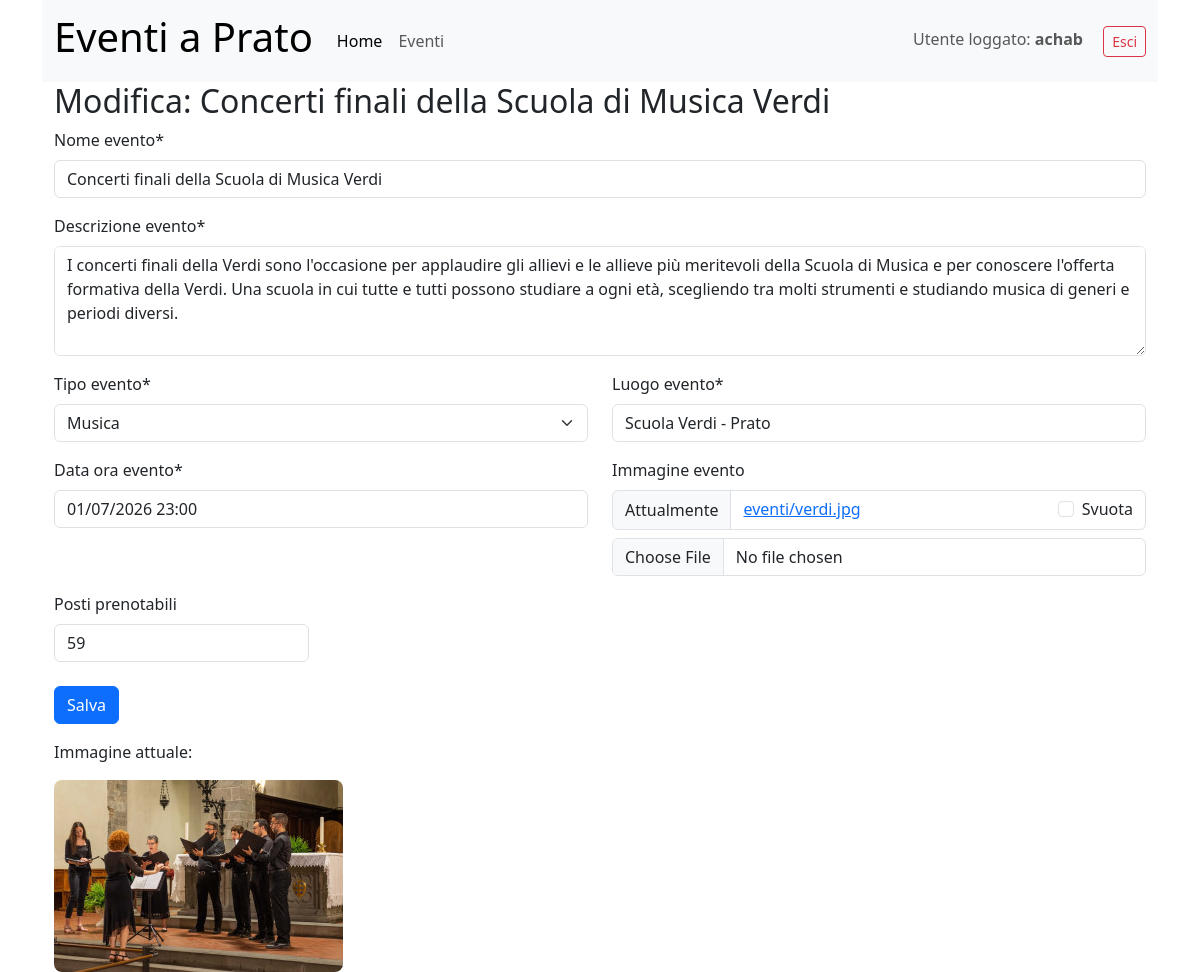
The app's page /gestione_eventi/2/ (signed in), older data.
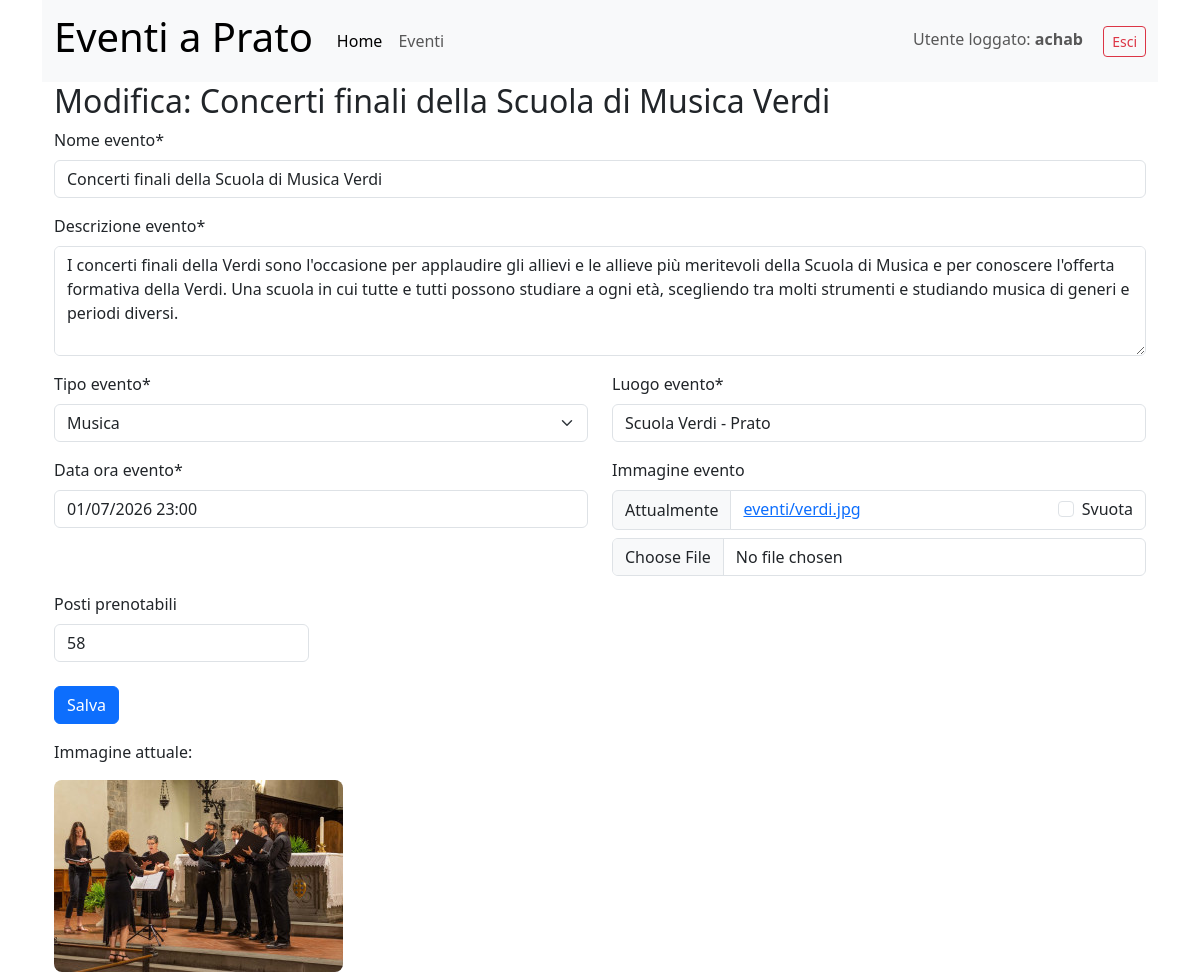
The same page, newer data.
### eventi_gestione/models.py (models this page shows, shortened)
class Eventi(models.Model):
    nome_evento = models.CharField(max_length=100)
    descrizione_evento = models.TextField()
    tipo_evento = models.ForeignKey(Tipologia,on_delete=models.CASCADE)
    luogo_evento = models.CharField(max_length=100)
    data_ora_evento = models.DateTimeField()
    immagine_evento = models.ImageField(upload_to='eventi/', blank=True, null=True)
    posti_prenotabili = models.PositiveIntegerField(null=True, blank=True)
    creatore = models.ForeignKey(CustomUser, on_delete=models.CASCADE, related_name='eventi_creati')

### eventi_gestione/views.py (the view, shortened to what this page needs)
# urls.py: path("gestione_eventi/<int:pk>/", EventiUpdateView.as_view(), name="gestione_eventi_modifica"),
class EventiUpdateView(LoginRequiredMixin, UserPassesTestMixin, UpdateView):
    model = Eventi
    form_class = GestioneEventiForm
    template_name = 'gestione_eventi.html'
    success_url = reverse_lazy('eventi')
    def test_func(self):
        evento = self.get_object()
        return self.request.user == evento.creatore
    def get_context_data(self, **kwargs):
        context = super().get_context_data(**kwargs)
        context['titolo_pagina'] = f'Modifica: {self.object.nome_evento}'
        return context

### eventi_gestione/models.py (called while the page is built)
    def __str__(self):
        return self.nome_tipo

### eventi_pagine/templatetags/auth_extras.py (called while the page is built)
@register.filter(name='has_group')
def has_group(user, group_name):
    return user.groups.filter(name=group_name).exists()

### templates/gestione_eventi.html
{% extends "base.html" %}
{% load crispy_forms_tags %}
{% block content %}
    <h2>{{ titolo_pagina }}</h2>
    {% crispy form %}
    {% if form.instance.immagine_evento %}
    <div class="mt-3">
        <p>Immagine attuale:</p>
        <img src="{{ form.instance.immagine_evento.url }}"
             alt="Immagine evento"
             style="max-width: 300px; border-radius: 8px;">
    </div>
{% endif %}
{% endblock content %}

Row changes from the older to the newer data that the page shows:
changed Eventi "Concerti finali della Scuola di Musica Verdi": posti_prenotabili "59" → "58"
